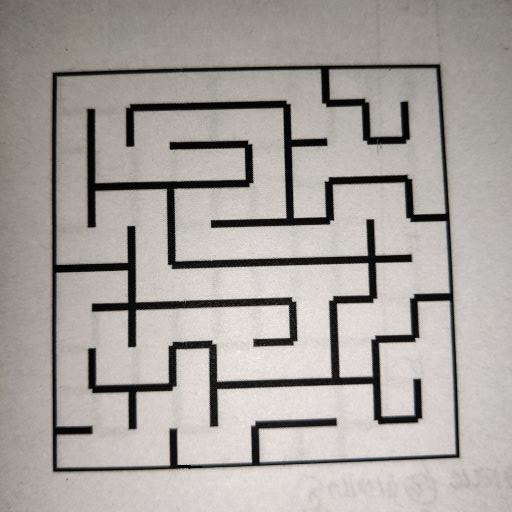
#> input picture task_1b_detect_and_encode_maze/test_cases/maze08.jpg, 512 x 512 px
$ python findtheblackco-ordinate.py
#> lines starting #> are read from the running program, lines starting #| are printed output that depends on the picture; after the words box and inside, x2 and y2 are one past the last pixel; in counts of white or black regions, pixels touching at a corner belong together
import cv2 as cv
import numpy as np
from matplotlib import pyplot as plt

if __name__=="__main__":
	img2 = cv.imread('maze08.jpg',0	)
#> img2: shape (512, 512); min 0, max 242, mean 163
	ret2,thresh2 = cv.threshold(img2,100,255,cv.THRESH_BINARY)
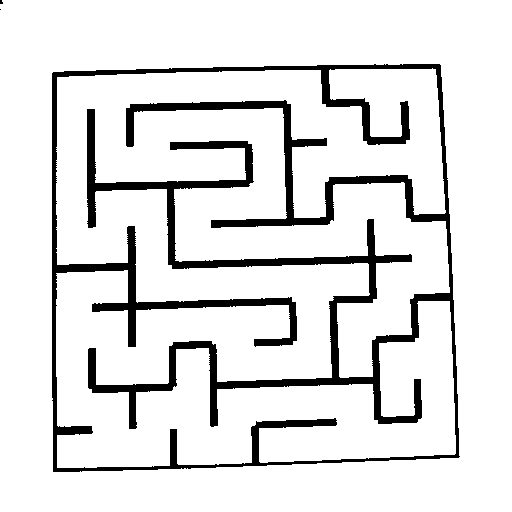
#> thresh2: shape (512, 512); 88.9% white; 3 black regions (2 under 20 px), largest, box (x1, y1, x2, y2) and area: (52, 64, 460, 472) 29185
	print(thresh2.shape)
#| (512, 512)
	sum1 =100000
	li =[]
	x =600
	y = 600
	for i in range(10,100):
		for j in range(10,100):
			if(thresh2[j,i]==0 and j+i < sum1):
				x =j
				y =i
				sum1 = min(sum1,j+i)
	print(x,y)
	templi =[x,y]
	li.append(templi)


	x = 0

	for i in range(10,100):
		for j in range(300,500):
			if(thresh2[j,i]==0 and j > x):
				x =j
				y=i
	print(x,y)
	templi =[x,y]
	li.append(templi)
	y = 0

	for i in range(300,500):
		for j in range(10,100):
			if(thresh2[j,i]==0 and i>y):
				x =j
				y= i
	print(x,y)
	templi =[x,y]
	li.append(templi)
	sum1 =0
	x = 0
	y = 0
	for i in range(300,500):
		for j in range(300,500):
			if(thresh2[j,i]==0 and j+i > sum1):
				x =j
				y =i
				sum1 = max(sum1,j+i)
	print(x,y)
	templi =[x,y]
	li.append(templi)
	print(li)
	x0 = li[0][0]
	y0 = li[0][1]
	x1 = li[1][0]
	y1 = li[1][1]
	x2 = li[2][0]
	y2 = li[2][1]
	x3 = li[3][0]
	y3 = li[3][1]

	pts1 = np.float32([[x0,y0],[x1,y1],[x2,y2],[x3,y3]])
	pts2 = np.float32([[0,0],[510,0],[0,510],[510,510]])
	M = cv.getPerspectiveTransform(pts1,pts2)
	dst = cv.warpPerspective(img2,M,(510,510))
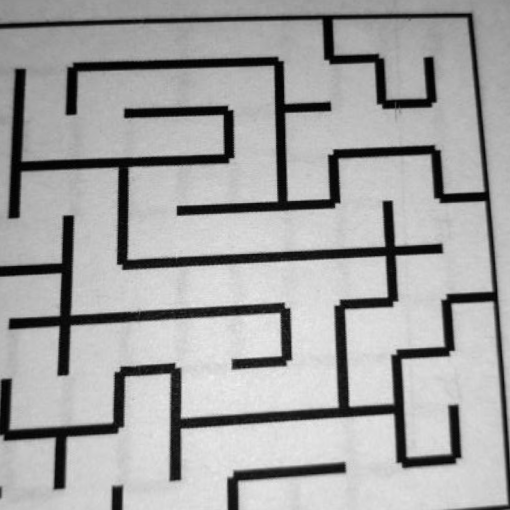
#> dst: shape (510, 510); min 0, max 241, mean 163.8
	cv.imshow('destination', dst)

	cv.waitKey(0)

	    # close the window
	cv.destroyAllWindows()

$ run again, with task_1b_detect_and_encode_maze/test_cases/maze00.jpg copied over task_1b_detect_and_encode_maze/test_cases/maze08.jpg
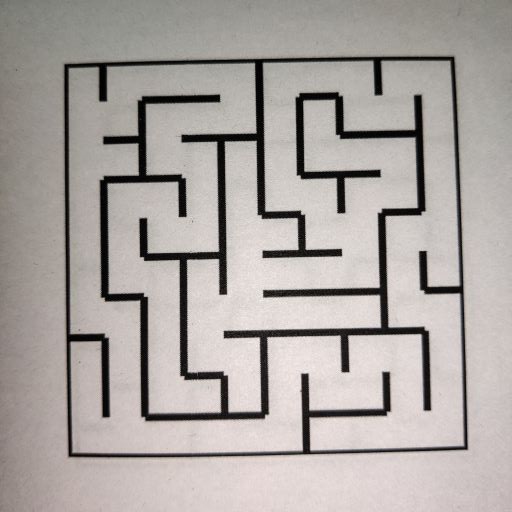
#> input picture task_1b_detect_and_encode_maze/test_cases/maze00.jpg, 512 x 512 px
#> `ret2,thresh2 = cv.threshold(img2,100,255,cv.THRESH_BINARY)`:
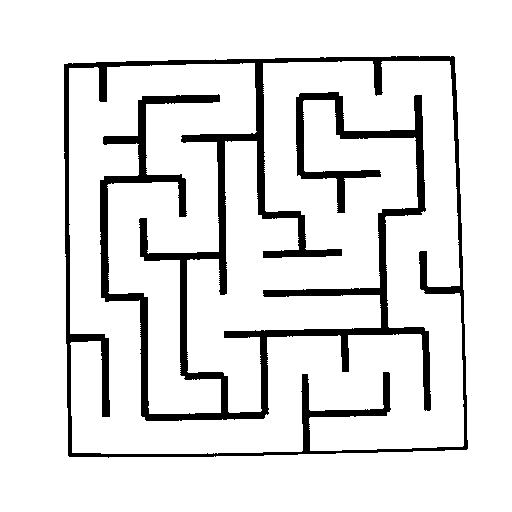
#> thresh2: shape (512, 512); 89.1% white; 1 black region, box (x1, y1, x2, y2) and area: (64, 56, 468, 458) 28471
#| (512, 512)
#> `dst = cv.warpPerspective(img2,M,(510,510))`:
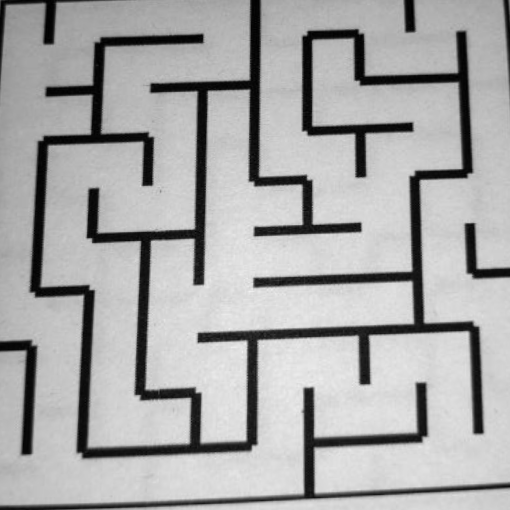
#> dst: shape (510, 510); min 0, max 241, mean 169.1

$ run again, with task_1b_detect_and_encode_maze/test_cases/maze01.jpg copied over task_1b_detect_and_encode_maze/test_cases/maze08.jpg
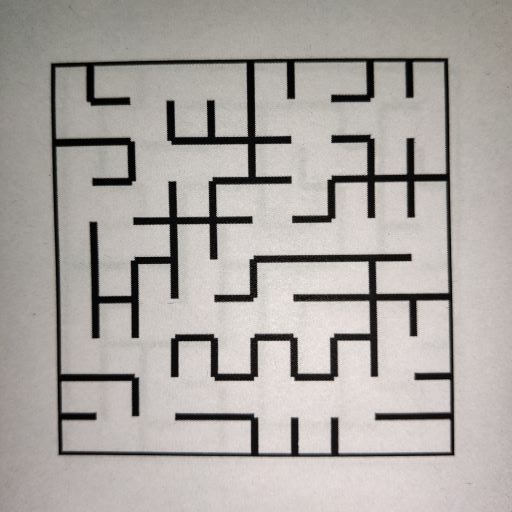
#> input picture task_1b_detect_and_encode_maze/test_cases/maze01.jpg, 512 x 512 px
#> `ret2,thresh2 = cv.threshold(img2,100,255,cv.THRESH_BINARY)`:
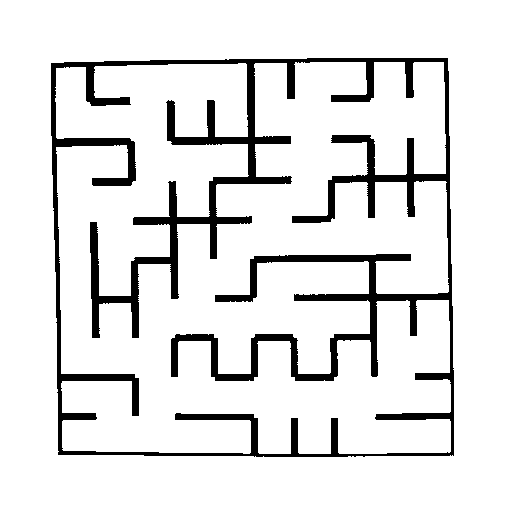
#> thresh2: shape (512, 512); 89.5% white; 1 black region, box (x1, y1, x2, y2) and area: (51, 58, 454, 457) 27559
#| (512, 512)
#> `dst = cv.warpPerspective(img2,M,(510,510))`:
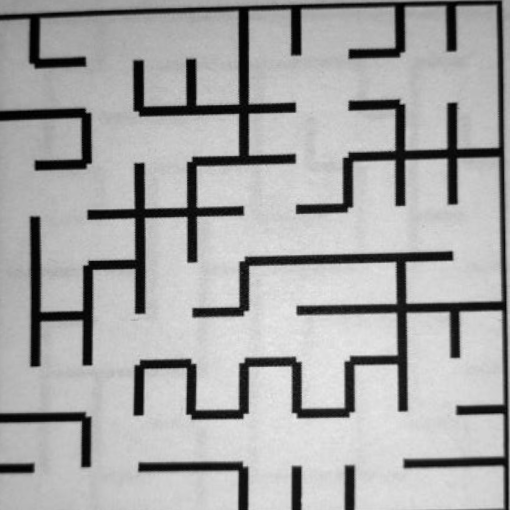
#> dst: shape (510, 510); min 0, max 238, mean 167.5

$ run again, with task_1b_detect_and_encode_maze/test_cases/maze02.jpg copied over task_1b_detect_and_encode_maze/test_cases/maze08.jpg
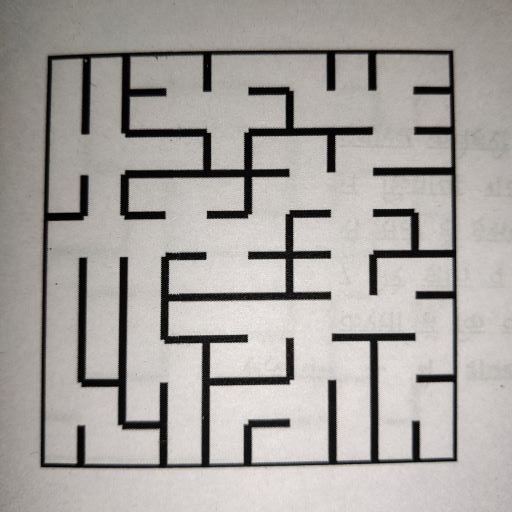
#> input picture task_1b_detect_and_encode_maze/test_cases/maze02.jpg, 512 x 512 px
#> `ret2,thresh2 = cv.threshold(img2,100,255,cv.THRESH_BINARY)`:
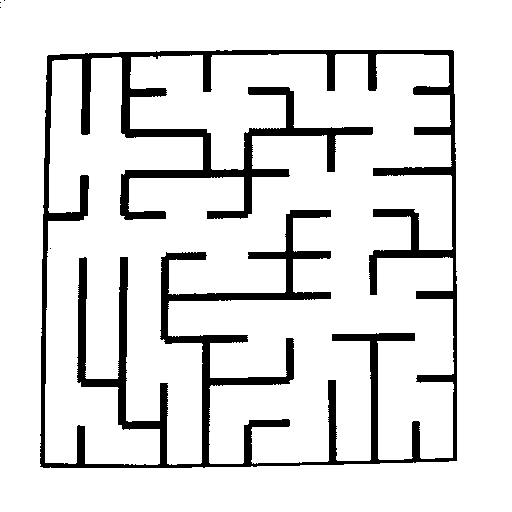
#> thresh2: shape (512, 512); 87.9% white; 5 black regions (4 under 20 px), largest, box (x1, y1, x2, y2) and area: (40, 50, 457, 468) 31698
#| (512, 512)
#> `dst = cv.warpPerspective(img2,M,(510,510))`:
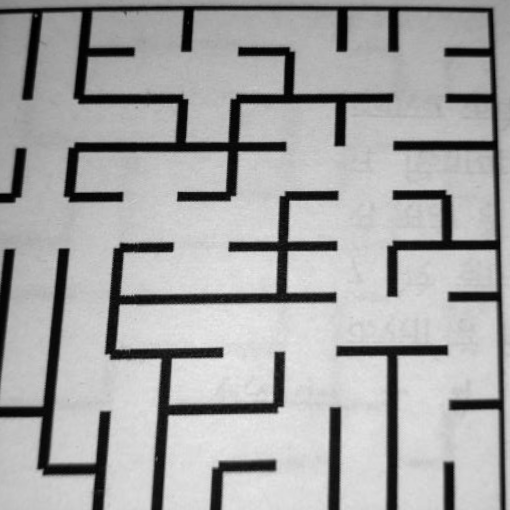
#> dst: shape (510, 510); min 0, max 235, mean 165
